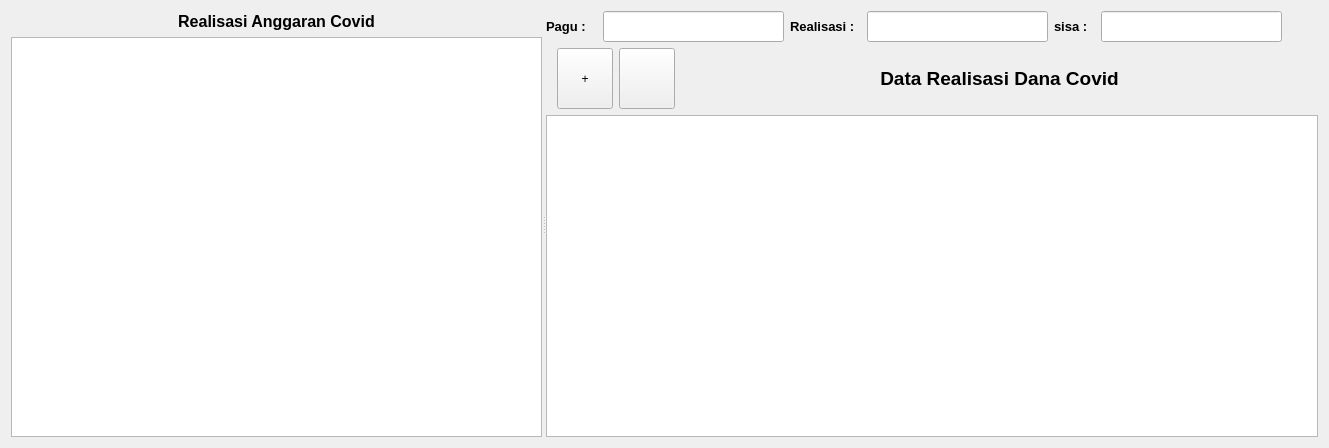
     <widget class="QWidget" name="page_3">
      <layout class="QVBoxLayout" name="verticalLayout_27">
       <item>
        <widget class="QSplitter" name="splitter_4">
         <property name="orientation">
          <enum>Qt::Horizontal</enum>
         </property>
         <widget class="QWidget" name="layoutWidget">
          <layout class="QVBoxLayout" name="verticalLayout_18">
           <item>
            <widget class="QLabel" name="label_7">
             <property name="minimumSize">
              <size>
               <width>431</width>
               <height>20</height>
              </size>
             </property>
             <property name="font">
              <font>
               <pointsize>12</pointsize>
               <weight>75</weight>
               <bold>true</bold>
              </font>
             </property>
             <property name="text">
              <string>Realisasi Anggaran Covid</string>
             </property>
             <property name="alignment">
              <set>Qt::AlignCenter</set>
             </property>
            </widget>
           </item>
           <item>
            <widget class="QTableWidget" name="tableWidget_realisasi_covid">
             <property name="minimumSize">
              <size>
               <width>531</width>
               <height>400</height>
              </size>
             </property>
             <property name="locale">
              <locale language="Indonesian" country="Indonesia"/>
             </property>
             <property name="alternatingRowColors">
              <bool>true</bool>
             </property>
             <property name="sortingEnabled">
              <bool>true</bool>
             </property>
            </widget>
           </item>
          </layout>
         </widget>
         <widget class="QWidget" name="layoutWidget">
          <layout class="QVBoxLayout" name="verticalLayout_21">
           <item>
            <layout class="QHBoxLayout" name="horizontalLayout_16">
             <item>
              <widget class="QLabel" name="label_pagu_covid">
               <property name="minimumSize">
                <size>
                 <width>51</width>
                 <height>31</height>
                </size>
               </property>
               <property name="maximumSize">
                <size>
                 <width>51</width>
                 <height>31</height>
                </size>
               </property>
               <property name="font">
                <font>
                 <pointsize>10</pointsize>
                 <weight>75</weight>
                 <bold>true</bold>
                </font>
               </property>
               <property name="text">
                <string>Pagu :</string>
               </property>
              </widget>
             </item>
             <item>
              <widget class="QLineEdit" name="lineEdit_pagu_covid">
               <property name="minimumSize">
                <size>
                 <width>181</width>
                 <height>31</height>
                </size>
               </property>
               <property name="maximumSize">
                <size>
                 <width>181</width>
                 <height>31</height>
                </size>
               </property>
              </widget>
             </item>
             <item>
              <widget class="QLabel" name="label_realisasi_covid">
               <property name="minimumSize">
                <size>
                 <width>71</width>
                 <height>31</height>
                </size>
               </property>
               <property name="maximumSize">
                <size>
                 <width>71</width>
                 <height>31</height>
                </size>
               </property>
               <property name="font">
                <font>
                 <pointsize>10</pointsize>
                 <weight>75</weight>
                 <bold>true</bold>
                </font>
               </property>
               <property name="text">
                <string>Realisasi :</string>
               </property>
              </widget>
             </item>
             <item>
              <widget class="QLineEdit" name="lineEdit_realisasi_covid">
               <property name="minimumSize">
                <size>
                 <width>181</width>
                 <height>31</height>
                </size>
               </property>
               <property name="maximumSize">
                <size>
                 <width>181</width>
                 <height>31</height>
                </size>
               </property>
              </widget>
             </item>
             <item>
              <widget class="QLabel" name="label_sisa_covid">
               <property name="minimumSize">
                <size>
                 <width>41</width>
                 <height>31</height>
                </size>
               </property>
               <property name="maximumSize">
                <size>
                 <width>41</width>
                 <height>31</height>
                </size>
               </property>
               <property name="font">
                <font>
                 <pointsize>10</pointsize>
                 <weight>75</weight>
                 <bold>true</bold>
                </font>
               </property>
               <property name="text">
                <string>sisa :</string>
               </property>
              </widget>
             </item>
             <item>
              <widget class="QLineEdit" name="lineEdit_sisa_covid">
               <property name="minimumSize">
                <size>
                 <width>181</width>
                 <height>31</height>
                </size>
               </property>
               <property name="maximumSize">
                <size>
                 <width>181</width>
                 <height>31</height>
                </size>
               </property>
              </widget>
             </item>
             <item>
              <spacer name="horizontalSpacer_18">
               <property name="orientation">
                <enum>Qt::Horizontal</enum>
               </property>
               <property name="sizeHint" stdset="0">
                <size>
                 <width>40</width>
                 <height>20</height>
                </size>
               </property>
              </spacer>
             </item>
            </layout>
           </item>
           <item>
            <layout class="QHBoxLayout" name="horizontalLayout_19">
             <item>
              <widget class="QLabel" name="label_8">
               <property name="minimumSize">
                <size>
                 <width>5</width>
                 <height>0</height>
                </size>
               </property>
               <property name="maximumSize">
                <size>
                 <width>5</width>
                 <height>16777215</height>
                </size>
               </property>
               <property name="text">
                <string/>
               </property>
              </widget>
             </item>
             <item>
              <widget class="QToolButton" name="toolButton_tmbRealCovid">
               <property name="minimumSize">
                <size>
                 <width>56</width>
                 <height>61</height>
                </size>
               </property>
               <property name="toolTip">
                <string>&lt;html&gt;&lt;head/&gt;&lt;body&gt;&lt;p&gt;Tambah Realisasi&lt;/p&gt;&lt;/body&gt;&lt;/html&gt;</string>
               </property>
               <property name="styleSheet">
                <string notr="true">
background-image: url(:/gbr/html/gbr/icons8-add-list-50.png);
background-repeat: no-repeat; 
position: fixed; 
width: 40%; 
height:50%; 
bacground-size: 70%</string>
               </property>
               <property name="text">
                <string>+</string>
               </property>
              </widget>
             </item>
             <item>
              <widget class="QToolButton" name="toolButton_cetakPdfcovid">
               <property name="minimumSize">
                <size>
                 <width>56</width>
                 <height>61</height>
                </size>
               </property>
               <property name="styleSheet">
                <string notr="true">
background-image: url(:/gbr/html/gbr/icons8-export-pdf-50.png);
background-repeat: no-repeat; 
position: fixed; 
width: 40%; 
height:50%; 
bacground-size: 70%</string>
               </property>
               <property name="text">
                <string/>
               </property>
              </widget>
             </item>
             <item>
              <spacer name="horizontalSpacer_21">
               <property name="orientation">
                <enum>Qt::Horizontal</enum>
               </property>
               <property name="sizeHint" stdset="0">
                <size>
                 <width>40</width>
                 <height>20</height>
                </size>
               </property>
              </spacer>
             </item>
             <item>
              <widget class="QLabel" name="label_9">
               <property name="minimumSize">
                <size>
                 <width>331</width>
                 <height>20</height>
                </size>
               </property>
               <property name="maximumSize">
                <size>
                 <width>331</width>
                 <height>20</height>
                </size>
               </property>
               <property name="font">
                <font>
                 <family>MS Shell Dlg 2</family>
                 <pointsize>14</pointsize>
                 <weight>75</weight>
                 <bold>true</bold>
                </font>
               </property>
               <property name="text">
                <string>Data Realisasi Dana Covid</string>
               </property>
               <property name="alignment">
                <set>Qt::AlignCenter</set>
               </property>
              </widget>
             </item>
             <item>
              <spacer name="horizontalSpacer_22">
               <property name="orientation">
                <enum>Qt::Horizontal</enum>
               </property>
               <property name="sizeHint" stdset="0">
                <size>
                 <width>40</width>
                 <height>20</height>
                </size>
               </property>
              </spacer>
             </item>
            </layout>
           </item>
           <item>
            <widget class="QTableWidget" name="tableWidget_cetak_covid">
             <property name="minimumSize">
              <size>
               <width>300</width>
               <height>200</height>
              </size>
             </property>
             <property name="toolTip">
              <string>&lt;html&gt;&lt;head/&gt;&lt;body&gt;&lt;p&gt;Klik 2x untuk Mengedit&lt;/p&gt;&lt;/body&gt;&lt;/html&gt;</string>
             </property>
             <property name="locale">
              <locale language="Indonesian" country="Indonesia"/>
             </property>
             <property name="alternatingRowColors">
              <bool>true</bool>
             </property>
             <property name="selectionMode">
              <enum>QAbstractItemView::SingleSelection</enum>
             </property>
             <property name="selectionBehavior">
              <enum>QAbstractItemView::SelectRows</enum>
             </property>
            </widget>
           </item>
          </layout>
         </widget>
        </widget>
       </item>
      </layout>
     </widget>
